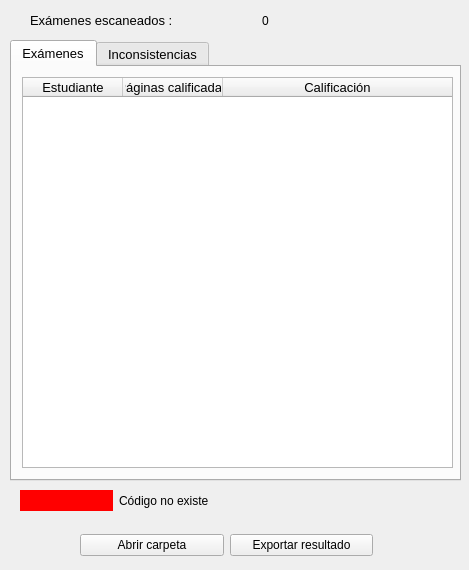
<?xml version="1.0" encoding="UTF-8"?>
<ui version="4.0">
 <class>frm_resultado_grupal</class>
 <widget class="QWidget" name="frm_resultado_grupal">
  <property name="geometry">
   <rect>
    <x>0</x>
    <y>0</y>
    <width>469</width>
    <height>570</height>
   </rect>
  </property>
  <property name="font">
   <font>
    <family>Arial</family>
   </font>
  </property>
  <property name="windowTitle">
   <string>Form</string>
  </property>
  <widget class="QLabel" name="lb_info">
   <property name="geometry">
    <rect>
     <x>30</x>
     <y>10</y>
     <width>171</width>
     <height>21</height>
    </rect>
   </property>
   <property name="font">
    <font>
     <family>Arial</family>
     <pointsize>10</pointsize>
    </font>
   </property>
   <property name="text">
    <string>Exámenes escaneados :</string>
   </property>
  </widget>
  <widget class="QLabel" name="lb_escaneados">
   <property name="geometry">
    <rect>
     <x>210</x>
     <y>10</y>
     <width>111</width>
     <height>21</height>
    </rect>
   </property>
   <property name="font">
    <font>
     <family>Arial</family>
    </font>
   </property>
   <property name="text">
    <string>0</string>
   </property>
   <property name="alignment">
    <set>Qt::AlignCenter</set>
   </property>
  </widget>
  <widget class="QWidget" name="layoutWidget">
   <property name="geometry">
    <rect>
     <x>80</x>
     <y>530</y>
     <width>293</width>
     <height>30</height>
    </rect>
   </property>
   <layout class="QHBoxLayout" name="hl_1">
    <item>
     <widget class="QPushButton" name="btn_explorar">
      <property name="font">
       <font>
        <family>Arial</family>
       </font>
      </property>
      <property name="text">
       <string>Abrir carpeta</string>
      </property>
      <property name="icon">
       <iconset resource="img/fuente_imagenes.qrc">
        <normaloff>:/controles/folder-icon.png</normaloff>:/controles/folder-icon.png</iconset>
      </property>
     </widget>
    </item>
    <item>
     <widget class="QPushButton" name="btn_exportar">
      <property name="font">
       <font>
        <family>Arial</family>
       </font>
      </property>
      <property name="text">
       <string>Exportar resultado</string>
      </property>
      <property name="icon">
       <iconset resource="img/fuente_imagenes.qrc">
        <normaloff>:/controles/excel-icon.png</normaloff>:/controles/excel-icon.png</iconset>
      </property>
     </widget>
    </item>
   </layout>
  </widget>
  <widget class="QTabWidget" name="tw_calf_exam">
   <property name="geometry">
    <rect>
     <x>10</x>
     <y>40</y>
     <width>451</width>
     <height>441</height>
    </rect>
   </property>
   <property name="font">
    <font>
     <family>Arial</family>
     <pointsize>10</pointsize>
    </font>
   </property>
   <property name="currentIndex">
    <number>0</number>
   </property>
   <widget class="QWidget" name="tw_marcas_img_tab1_2">
    <attribute name="title">
     <string>Exámenes</string>
    </attribute>
    <widget class="QTableWidget" name="tbl_estudiantes">
     <property name="enabled">
      <bool>true</bool>
     </property>
     <property name="geometry">
      <rect>
       <x>10</x>
       <y>10</y>
       <width>431</width>
       <height>391</height>
      </rect>
     </property>
     <property name="sizePolicy">
      <sizepolicy hsizetype="Fixed" vsizetype="Expanding">
       <horstretch>0</horstretch>
       <verstretch>0</verstretch>
      </sizepolicy>
     </property>
     <property name="font">
      <font>
       <family>Arial</family>
       <pointsize>10</pointsize>
      </font>
     </property>
     <property name="frameShape">
      <enum>QFrame::StyledPanel</enum>
     </property>
     <property name="frameShadow">
      <enum>QFrame::Sunken</enum>
     </property>
     <property name="alternatingRowColors">
      <bool>true</bool>
     </property>
     <property name="selectionMode">
      <enum>QAbstractItemView::SingleSelection</enum>
     </property>
     <property name="selectionBehavior">
      <enum>QAbstractItemView::SelectRows</enum>
     </property>
     <property name="textElideMode">
      <enum>Qt::ElideRight</enum>
     </property>
     <property name="gridStyle">
      <enum>Qt::DotLine</enum>
     </property>
     <property name="sortingEnabled">
      <bool>true</bool>
     </property>
     <attribute name="horizontalHeaderVisible">
      <bool>true</bool>
     </attribute>
     <attribute name="horizontalHeaderStretchLastSection">
      <bool>true</bool>
     </attribute>
     <column>
      <property name="text">
       <string>Estudiante</string>
      </property>
      <property name="font">
       <font>
        <family>Arial</family>
        <pointsize>10</pointsize>
       </font>
      </property>
      <property name="textAlignment">
       <set>AlignHCenter|AlignVCenter|AlignCenter</set>
      </property>
     </column>
     <column>
      <property name="text">
       <string>Páginas calificadas</string>
      </property>
      <property name="font">
       <font>
        <family>Arial</family>
        <pointsize>10</pointsize>
       </font>
      </property>
      <property name="textAlignment">
       <set>AlignHCenter|AlignVCenter|AlignCenter</set>
      </property>
      <property name="foreground">
       <brush brushstyle="SolidPattern">
        <color alpha="255">
         <red>0</red>
         <green>0</green>
         <blue>0</blue>
        </color>
       </brush>
      </property>
     </column>
     <column>
      <property name="text">
       <string>Calificación</string>
      </property>
      <property name="font">
       <font>
        <family>Arial</family>
        <pointsize>10</pointsize>
       </font>
      </property>
      <property name="textAlignment">
       <set>AlignHCenter|AlignVCenter|AlignCenter</set>
      </property>
     </column>
    </widget>
   </widget>
   <widget class="QWidget" name="tw_marcas_img_tab2_2">
    <attribute name="title">
     <string>Inconsistencias</string>
    </attribute>
    <layout class="QVBoxLayout" name="verticalLayout_4">
     <item>
      <widget class="QTextEdit" name="te_inconsistencias">
       <property name="readOnly">
        <bool>true</bool>
       </property>
      </widget>
     </item>
    </layout>
   </widget>
  </widget>
  <widget class="QWidget" name="horizontalLayoutWidget">
   <property name="geometry">
    <rect>
     <x>20</x>
     <y>490</y>
     <width>191</width>
     <height>21</height>
    </rect>
   </property>
   <layout class="QHBoxLayout" name="horizontalLayout">
    <item>
     <widget class="QWidget" name="widget_indicador" native="true">
      <property name="styleSheet">
       <string notr="true">background-color: rgb(255, 0, 0);</string>
      </property>
     </widget>
    </item>
    <item>
     <widget class="QLabel" name="lb_indicador">
      <property name="text">
       <string>Código no existe</string>
      </property>
     </widget>
    </item>
   </layout>
  </widget>
 </widget>
 <resources>
  <include location="img/fuente_imagenes.qrc"/>
 </resources>
 <connections/>
</ui>
